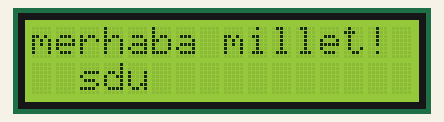
Bench run of a sketch on a simulated Arduino Uno, built with avr-gcc and run on an emulated ATmega328P. Shown: 16×2 character LCD.

Above: at 0.1 s.
At 5.1 s:
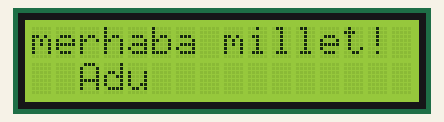
At 10.1 s:
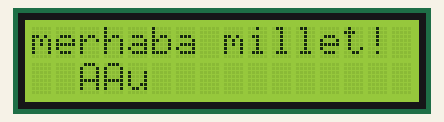
At 15.1 s:
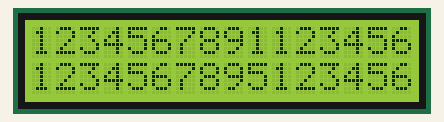

The sketch:

lcd_1.ino
```cpp
#include <LiquidCrystal.h>
const int rs = 12, en = 11, d4 = 5, d5 = 4, d6 = 3, d7 = 2;
LiquidCrystal lcd(rs, en, d4, d5, d6, d7);

void setup() {
  // put your setup code here, to run once:
  lcd.begin(16, 2);//sutun ve satır
  lcd.print("merhaba millet!");
  lcd.setCursor(2,1);//cursor baslangıc konumunu ayarla -sutun,satır index
  lcd.print("sdu");
  lcd.setCursor(2,1);//cursor baslangıc konumunu ayarla -sutun,satır index
  //lcd.autoscroll();
}

void loop() {
  // put your main code here, to run repeatedly:
  delay(5000);
  lcd.print("A");
  delay(5000);
  lcd.print("A");
  delay(5000);
  lcd.print("A");

  lcd.setCursor(0, 0);
  lcd.print("12345678911234567892123456789312345678941234567895123456789612345");

  delay(5000);
}
```

Measured:
- what the display in image 1 shows lasts 5.0 s, from 5.1 s to 10.1 s
